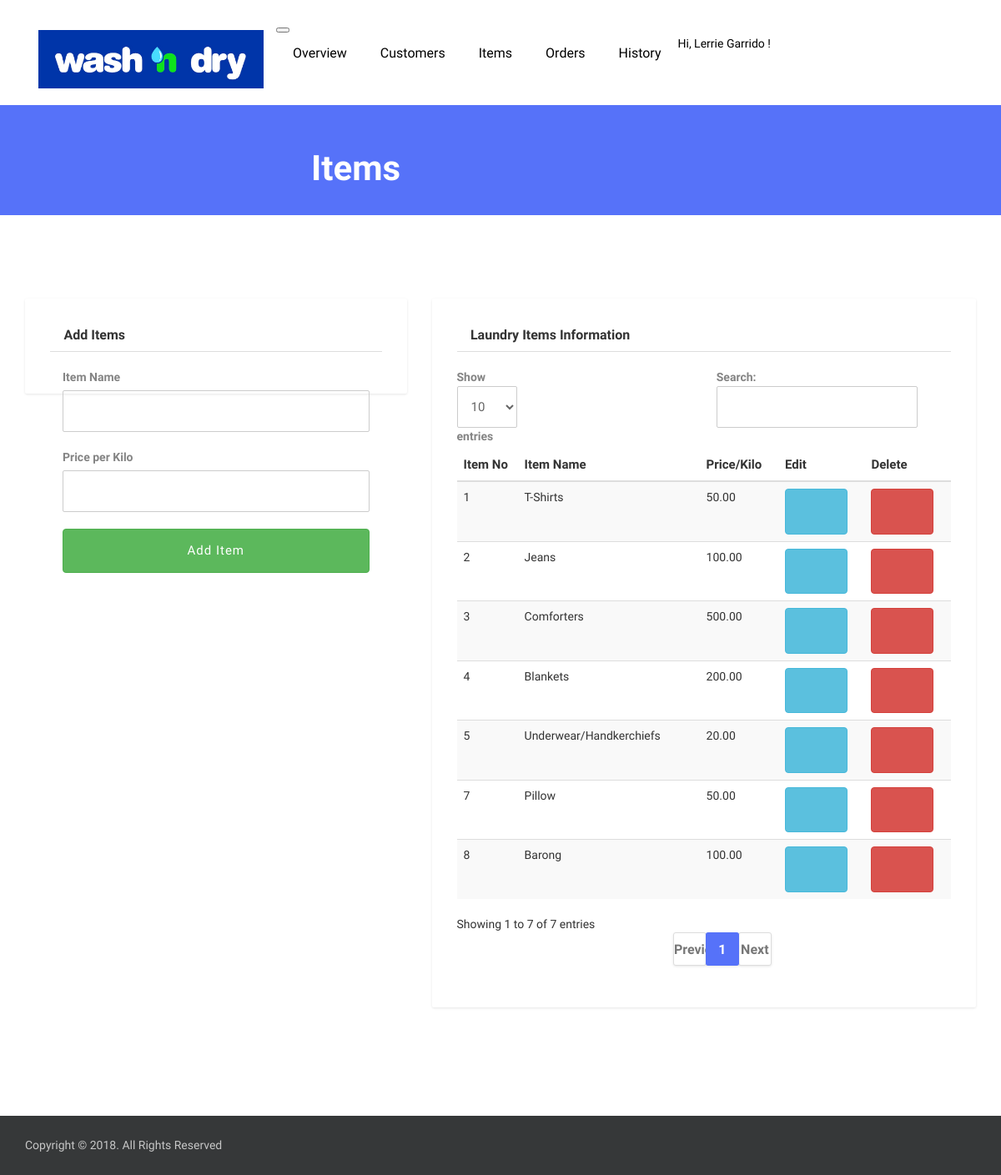
Screenshot of /pssychcare/laundry/items.php (signed in) with the database file from the repository.
### tables this page shows
CREATE TABLE IF NOT EXISTS `items` (
`id` int(11) NOT NULL,
  `item_name` varchar(50) NOT NULL,
  `price_kilo` decimal(10,2) NOT NULL
);

### pssychcare/laundry/items.php (the view, shortened to what this page needs)
<?php
    $query="SELECT * FROM items";
    $result = mysqli_query($sql, $query);
?>
<!DOCTYPE html>
<html lang="en">
<head>
	<link href="plugins/jquery-ui/jquery-ui.min.html" rel="stylesheet">
	<link href="plugins/bootstrap/dist/css/bootstrap.min.css" rel="stylesheet">
	<link href="plugins/font-awesome/css/font-awesome.min.css" rel="stylesheet">
	<link href="plugins/slick-carousel/slick/slick.css" rel="stylesheet">
	<link href="plugins/slick-carousel/slick/slick-theme.css" rel="stylesheet">
	<link href="plugins/fancybox/jquery.fancybox.pack.css" rel="stylesheet">
	<link href="plugins/jquery-nice-select/css/nice-select.css" rel="stylesheet">
	<link href="plugins/seiyria-bootstrap-slider/dist/css/bootstrap-slider.min.css" rel="stylesheet">
	<link href="css/style.css" rel="stylesheet">
    <link rel="stylesheet" type="text/css" href="https://cdn.datatables.net/v/dt/dt-1.10.16/datatables.min.css"/>
</head>
<body class="body-wrapper">
<section>
	<div class="container">
		<div class="row">
			<div class="col-md-12">
				<?php include('navbar.php') ?>
			</div>
		</div>
	</div>
</section>
<section class="page-title">
	<div class="container">
		<div class="row">
			<div class="col-md-8 offset-md-2 text-center">
				<h3><i class="fa fa-black-tie" aria-hidden="true"></i> Items</h3>
			</div>
		</div>
	</div>
</section>
<section class="blog section">
	<div class="container">
		<div class="row">
			<div class="col-md-10 offset-md-1 col-lg-5 offset-lg-0">
				<div class="sidebar">
					<div class="widget category">
						<h5 class="widget-header"><i class="fa fa-plus"></i> Add Items</h5>
						<form action="add_item.php" method="POST">
							<div class="col-sm-12 col-md-12">
								<div class="form-group mb-30">
								    <label>Item Name</label>
									<input type="text" class="form-control" name="item_name" required>
								</div>
							</div>
							<div class="col-sm-12 col-md-12">
								<div class="form-group mb-30">
								    <label>Price per Kilo</label>
									<input type="text" class="form-control" name="price_kilo" required>
								</div>
							</div>
							<div class="col-sm-12 col-md-12">
								<div class="form-group mb-30">
									<input type="submit" value="Add Item" class="btn btn-success col-md-12">
								</div>
							</div>
                        </form>
					</div>
				</div>
			</div>
			<div class="col-md-10 offset-md-1 col-lg-7 offset-lg-0">
				<div class="sidebar">
					<div class="widget category">
						<h5 class="widget-header"><i class="fa fa-info-circle"></i> Laundry Items Information</h5>
						<table class="table table-striped table-hover" id="items">
							<thead>
		                        <tr style="font-size: 15px">
			                        <th>Item No</th>
			                        <th>Item Name</th>
			                        <th>Price/Kilo</th>
			                        <th>Edit</th>
			                        <th>Delete</th>
		                    	</tr>
	                    	</thead>
	                    	<tbody>
		                    	<?php while ($row=mysqli_fetch_array($result)) {
			                    	echo "<tr style='font-size:14px'>";
		                        	echo "<td>".$row['id']."</td>";
		                        	echo "<td>".$row['item_name']."</td>";
		                        	echo "<td>".number_format($row['price_kilo'], 2)."</td>";
		                        	echo "<td><a href='edit_item.php?id=".$row['id']."' type='button' class='btn btn-sm btn-info'><i class='fa fa-edit'></i></a>";
		                        	echo "<td><a onClick=\"javascript: return confirm('Do you really want to delete this?');\"href='delete_item.php?id=".$row['id']."' type='button' class='btn btn-sm btn-danger'><i class='fa fa-trash-o'></i></a></td>";
		                        	echo "</tr>";
		                    	}?>
		                    </tbody>
                        </table>
					</div>
				</div>
			</div>
		</div>
	</div>
</section>
<footer class="footer-bottom">
    <div class="container">
      <div class="row">
        <div class="col-sm-6 col-12">
          <div class="copyright">
            <p>Copyright © 2018. All Rights Reserved</p>
          </div>
        </div>
        <div class="col-sm-6 col-12">
          <ul class="social-media-icons text-right">
              <li><a class="fa fa-facebook" href="#"></a></li>
              <li><a class="fa fa-twitter" href="#"></a></li>
              <li><a class="fa fa-pinterest-p" href="#"></a></li>
              <li><a class="fa fa-vimeo" href="#"></a></li>
            </ul>
        </div>
      </div>
    </div>
</footer>
</body>
</html>

### pssychcare/laundry/navbar.php (shortened to what this page needs)
<?php
    if (isset($_SESSION['admin_user'])) {
        $userQuery = "SELECT * FROM admin WHERE id='".$_SESSION['admin_user']."'";
        $userResult = mysqli_query($sql, $userQuery);
        $userRow = mysqli_fetch_array($userResult);
    }else{
        header("location: index.php");
    }
?>
<nav class="navbar navbar-expand-lg  navigation">
	<a class="navbar-brand" href="overview.php">
		<img src="images/wndl.jpg" width="270" height="70" alt="Wash N' dry">
	</a>
	<button class="navbar-toggler" type="button" data-toggle="collapse" data-target="#navbarSupportedContent" aria-controls="navbarSupportedContent" aria-expanded="false" aria-label="Toggle navigation">
	</button>
	<div class="collapse navbar-collapse" id="navbarSupportedContent">
		<ul class="navbar-nav ml-auto main-nav ">
			<li class="nav-item">
				<a class="nav-link" href="overview.php">Overview</a>
			</li>
			<li class="nav-item">
				<a class="nav-link" href="customers.php">Customers</a>
			</li>
			<li class="nav-item">
				<a class="nav-link" href="items.php">Items</a>
			</li>
			<li class="nav-item">
				<a class="nav-link" href="orders.php">Orders</a>
			</li>
			<li class="nav-item">
				<a class="nav-link" href="history.php">History</a>
			</li>
		</ul>
		<ul class="navbar-nav ml-auto mt-10">
			<li class="nav-item dropdown dropdown-slide">
				<a class="nav-link dropdown-toggle" href="#" data-toggle="dropdown" aria-haspopup="true" aria-expanded="false">
					<?php echo 'Hi, '.$userRow['1'].' '.$userRow['2'].' ! ';?><span></i></span>
				</a>
			</li>
		</ul>
	</div>
</nav>

### pssychcare/laundry/css/style.css (style rules this page uses)
body { line-height: 1.5; font-family: "Muli", sans-serif; }
p, li, input, select, button { font-family: "Muli", sans-serif; color: #666; font-size: 14px; font-weight: 400; }
h1, h2, h3, h4, h5, h6 { font-family: "Muli", sans-serif; font-weight: 600; color: #333; }
p { color: #666; }
h3 { font-size: 20px; }
p { color: #888; }
label { font-size: 14px; letter-spacing: 0; color: #848484; }
ol, ul { margin: 0; padding: 0; list-style: none; }
a { transition: all .3s ease-in 0s; color: #000; }
.form-control { border-radius: 2px; height: 50px; background-color: transparent; color: #666; box-shadow: none; font-size: 15px; }
button { cursor: pointer; }
.section { padding: 100px 0; }
.btn { font-size: 15px; letter-spacing: 1px; display: inline-block; padding: 15px 30px; border-radius: 4px; }
.mb-30 { margin-bottom: 20px; }
.page-title { background: #5672f9; padding: 35px 0; }
.page-title h3 { color: #fff; font-size: 42px; letter-spacing: 0; line-height: 1; margin-bottom: 0; }
.navigation { padding: 20px 0; }
.main-nav .nav-item .nav-link { font-size: 16px; line-height: 43px; padding: 0 20px; }
.nav-item.dropdown { position: relative; }
@media (min-width: 768px) { .dropdown-slide { position: static; } }
.widget { background: #fff; box-shadow: 0px 1px 3px 0px rgba(0, 0, 0, 0.1); padding: 25px 30px 30px; margin-bottom: 30px; border-radius: 2px; }
.widget .widget-header { display: block; font-size: 16px; font-weight: 600; margin-bottom: 20px; padding-bottom: 10px; border-bottom: 1px solid #dedede; }
.footer-bottom { position: relative; background: #363839; padding: 25px 0; }
.footer-bottom .copyright p { color: #c7c7c7; margin-bottom: 0; }
.social-media-icons { text-align: center !important; }
.social-media-icons li { display: inline-block; }
.social-media-icons li a { color: #848484; padding: 0 20px; }

### rows the page displays
items: id "1", item_name "T-Shirts", price_kilo "50.00"
items: id "2", item_name "Jeans", price_kilo "100.00"
items: id "3", item_name "Comforters", price_kilo "500.00"
items: id "4", item_name "Blankets", price_kilo "200.00"
items: id "5", item_name "Underwear/Handkerchiefs", price_kilo "20.00"
items: id "7", item_name "Pillow", price_kilo "50.00"
items: id "8", item_name "Barong", price_kilo "100.00"

### other values shown
$userRow['1'] "Lerrie"
$userRow['2'] "Garrido"
